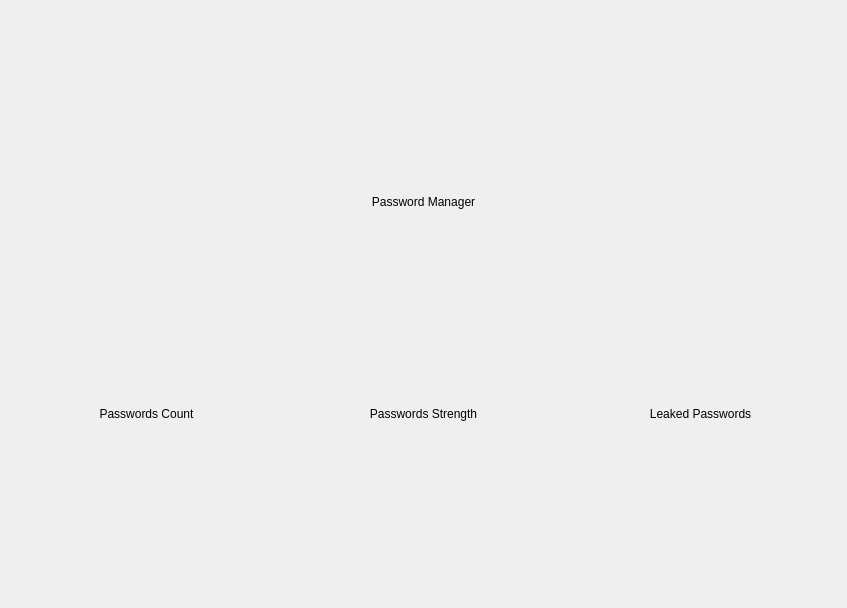
<?xml version="1.0" encoding="UTF-8"?>
<ui version="4.0">
 <class>Dialog</class>
 <widget class="QDialog" name="Dialog">
  <property name="geometry">
   <rect>
    <x>0</x>
    <y>0</y>
    <width>847</width>
    <height>608</height>
   </rect>
  </property>
  <property name="windowTitle">
   <string>Dialog</string>
  </property>
  <layout class="QVBoxLayout" name="verticalLayout">
   <item>
    <widget class="QLabel" name="label">
     <property name="maximumSize">
      <size>
       <width>16777215</width>
       <height>50</height>
      </size>
     </property>
     <property name="styleSheet">
      <string notr="true">font: 700 22pt &quot;Segoe Script&quot;;</string>
     </property>
     <property name="text">
      <string>Password Manager</string>
     </property>
     <property name="alignment">
      <set>Qt::AlignCenter</set>
     </property>
    </widget>
   </item>
   <item>
    <layout class="QHBoxLayout" name="horizontalLayout">
     <property name="sizeConstraint">
      <enum>QLayout::SetNoConstraint</enum>
     </property>
     <property name="leftMargin">
      <number>0</number>
     </property>
     <item>
      <widget class="QLabel" name="label_4">
       <property name="maximumSize">
        <size>
         <width>16777215</width>
         <height>30</height>
        </size>
       </property>
       <property name="styleSheet">
        <string notr="true">font: 700 14pt &quot;Segoe Script&quot;;</string>
       </property>
       <property name="text">
        <string>Passwords Count</string>
       </property>
       <property name="alignment">
        <set>Qt::AlignCenter</set>
       </property>
      </widget>
     </item>
     <item>
      <widget class="QLabel" name="label_3">
       <property name="maximumSize">
        <size>
         <width>16777215</width>
         <height>30</height>
        </size>
       </property>
       <property name="styleSheet">
        <string notr="true">font: 700 14pt &quot;Segoe Script&quot;;</string>
       </property>
       <property name="text">
        <string>Passwords Strength</string>
       </property>
       <property name="alignment">
        <set>Qt::AlignCenter</set>
       </property>
      </widget>
     </item>
     <item>
      <widget class="QLabel" name="label_2">
       <property name="maximumSize">
        <size>
         <width>16777215</width>
         <height>30</height>
        </size>
       </property>
       <property name="styleSheet">
        <string notr="true">font: 700 14pt &quot;Segoe Script&quot;;</string>
       </property>
       <property name="text">
        <string>Leaked Passwords</string>
       </property>
       <property name="alignment">
        <set>Qt::AlignCenter</set>
       </property>
      </widget>
     </item>
    </layout>
   </item>
   <item>
    <layout class="QHBoxLayout" name="horizontalLayout_2">
     <property name="sizeConstraint">
      <enum>QLayout::SetDefaultConstraint</enum>
     </property>
    </layout>
   </item>
   <item>
    <layout class="QHBoxLayout" name="horizontalLayout_Search"/>
   </item>
   <item>
    <layout class="QHBoxLayout" name="horizontalLayout_3"/>
   </item>
   <item>
    <layout class="QHBoxLayout" name="horizontalLayout_4">
     <property name="sizeConstraint">
      <enum>QLayout::SetMaximumSize</enum>
     </property>
    </layout>
   </item>
  </layout>
 </widget>
 <resources/>
 <connections/>
</ui>
